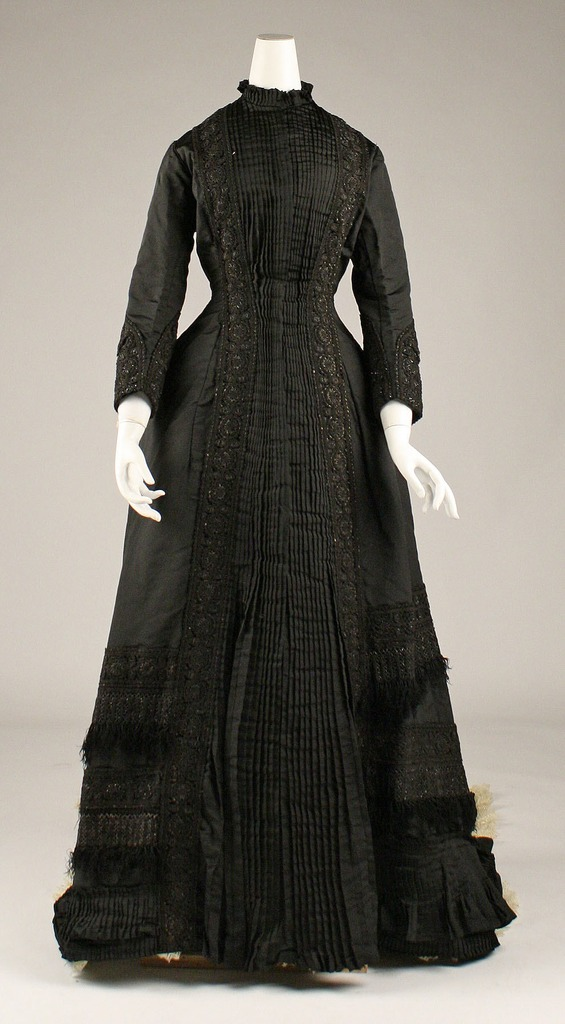
#> input picture data/images/met/met_0100017.jpg, 565 x 1024 px
$ python -i structure.py   (imports and definitions only)
#> lines starting #> are read from the running program, lines starting #| are printed output that depends on the picture
#> further down, picture is the input picture: shape (1024, 565, 3); mean B, G, R 110.8, 118.9, 123.2
"""Structure-tensor analysis used by the proposed filter."""

from __future__ import annotations

import numpy as np
from scipy.ndimage import gaussian_filter


def luminance(img: np.ndarray) -> np.ndarray:
    """Rec. 709 luminance of an RGB image in [0, 1]."""
    return (
        0.2126 * img[..., 0] + 0.7152 * img[..., 1] + 0.0722 * img[..., 2]
    ).astype(np.float32)


def structure_tensor(
    img: np.ndarray, sigma_g: float = 1.0, sigma_t: float = 4.0
) -> dict[str, np.ndarray]:
    """Return orientation, coherence and edge energy of an RGB image.

    theta is the *tangent* orientation (edge direction, radians in [0, pi)).
    coherence is (l1 - l2) / (l1 + l2) in [0, 1].
    edge_energy is l1 normalised by its 95th percentile, clipped to [0, 1].
    """
    L = luminance(img)
    gy = gaussian_filter(L, sigma=sigma_g, order=(1, 0), mode="reflect")
    gx = gaussian_filter(L, sigma=sigma_g, order=(0, 1), mode="reflect")
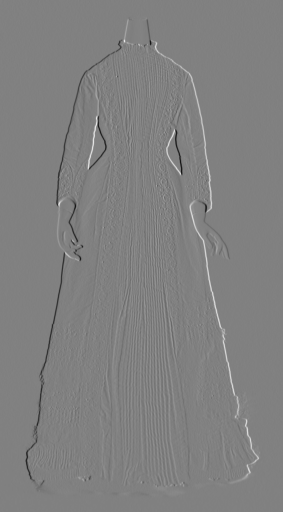
#> gx: shape (1024, 565) float32 (shown at 1/2 size); min -87.22, max 85.44, mean 0; drawn with min black and max white

    jxx = gaussian_filter(gx * gx, sigma=sigma_t, mode="reflect")
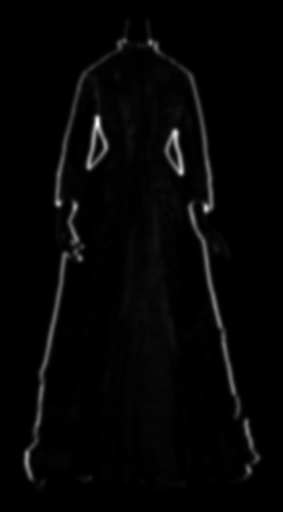
#> jxx: shape (1024, 565) float32 (shown at 1/2 size); min 0.0134, max 1742.9, mean 37; drawn with min black and max white
    jyy = gaussian_filter(gy * gy, sigma=sigma_t, mode="reflect")
    jxy = gaussian_filter(gx * gy, sigma=sigma_t, mode="reflect")
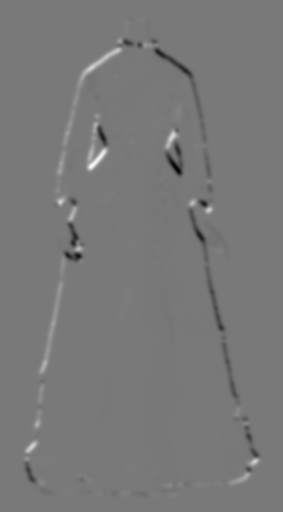
#> jxy: shape (1024, 565) float32 (shown at 1/2 size); min -527.4, max 581.5, mean -1; drawn with min black and max white

    tmp = np.sqrt(np.maximum((jxx - jyy) ** 2 + 4.0 * jxy**2, 0.0))
    l1 = 0.5 * (jxx + jyy + tmp)
    l2 = 0.5 * (jxx + jyy - tmp)
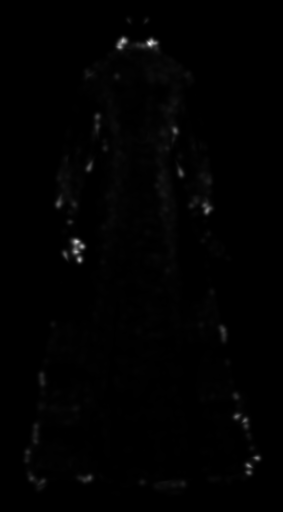
#> l2: shape (1024, 565) float32 (shown at 1/2 size); min 0.0125, max 634.6, mean 5; drawn with min black and max white
    l1 = np.maximum(l1, 0.0)
    l2 = np.maximum(l2, 0.0)

    coherence = ((l1 - l2) / (l1 + l2 + 1e-8)).astype(np.float32)
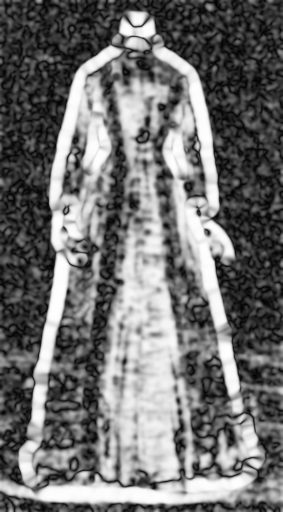
#> coherence: shape (1024, 565) float32 (shown at 1/2 size); min 0.000321, max 0.999, mean 0.442
    # Major eigenvector points across the edge; rotate to the tangent.
    theta_grad = 0.5 * np.arctan2(2.0 * jxy, jxx - jyy + 1e-12)
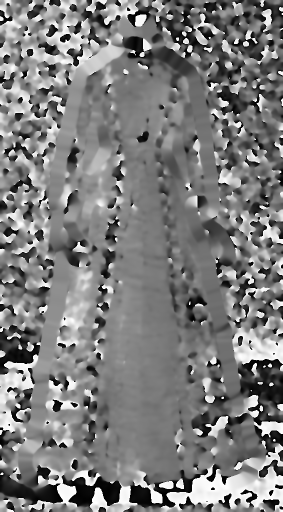
#> theta_grad: shape (1024, 565) float32 (shown at 1/2 size); min -1.57, max 1.57, mean -0.0303; drawn with min black and max white
    theta = (theta_grad + np.pi / 2.0).astype(np.float32)

    p95 = float(np.percentile(l1, 95.0)) + 1e-12
#> p95 = 287.3
    edge_energy = np.clip(l1 / p95, 0.0, 1.0).astype(np.float32)
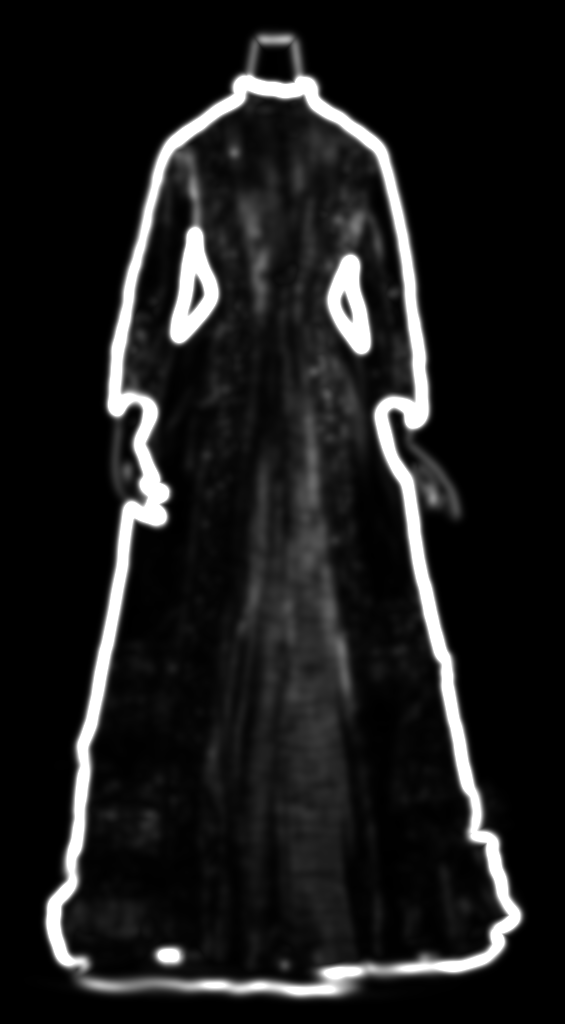
#> edge_energy: shape (1024, 565) float32; min 8.04e-05, max 1, mean 0.111
    return {
        "theta": theta,
        "coherence": coherence,
        "edge_energy": edge_energy,
        "l1": l1.astype(np.float32),
        "l2": l2.astype(np.float32),
        "luminance": L,
    }


# [6 lines left out: function orientation_weights, not called in this run]

>>> import cv2
>>> picture = cv2.imread('../../data/images/met/met_0100017.jpg')
>>> result = structure_tensor(picture)
#> result = 6 items

$ run again, on data/images/met/met_0100025.jpg
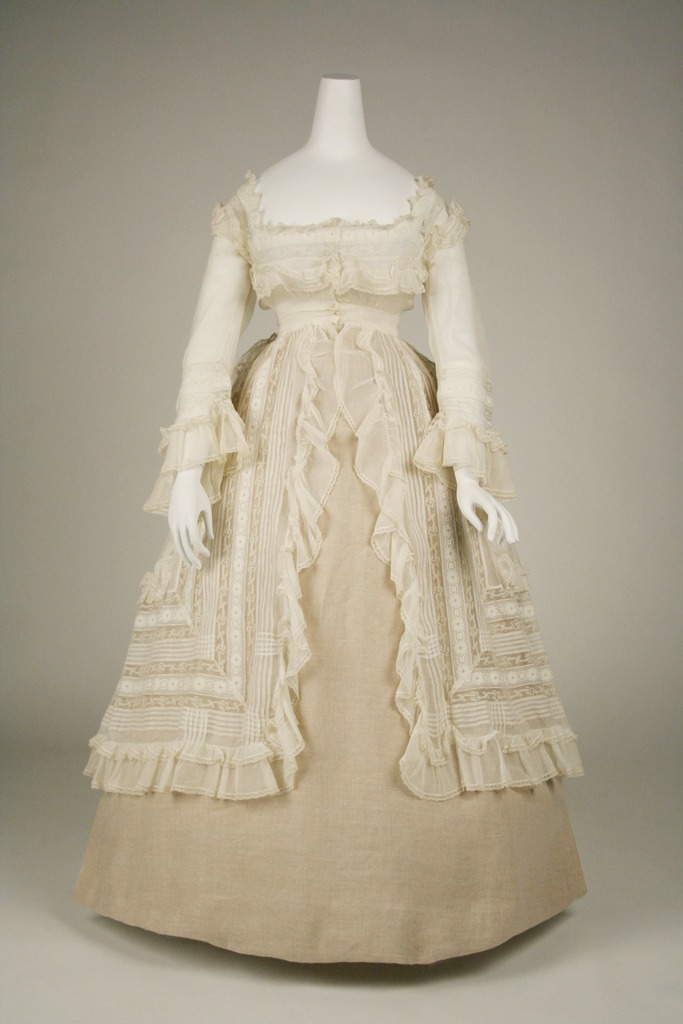
#> input picture data/images/met/met_0100025.jpg, 683 x 1024 px
#> picture is the input picture: shape (1024, 683, 3); mean B, G, R 142.9, 162.4, 171.3
#> in structure_tensor, `theta_grad = 0.5 * np.arctan2(2.0 * jxy, jxx - jyy + 1e-12)`:
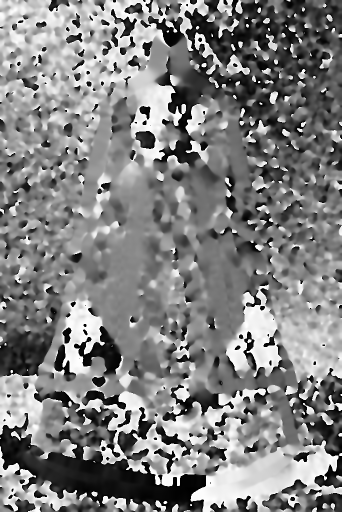
#> theta_grad: shape (1024, 683) float32 (shown at 1/2 size); min -1.57, max 1.57, mean 0.0232; drawn with min black and max white
#> p95 = 39.58
#> in structure_tensor, `edge_energy = np.clip(l1 / p95, 0.0, 1.0).astype(np.float32)`:
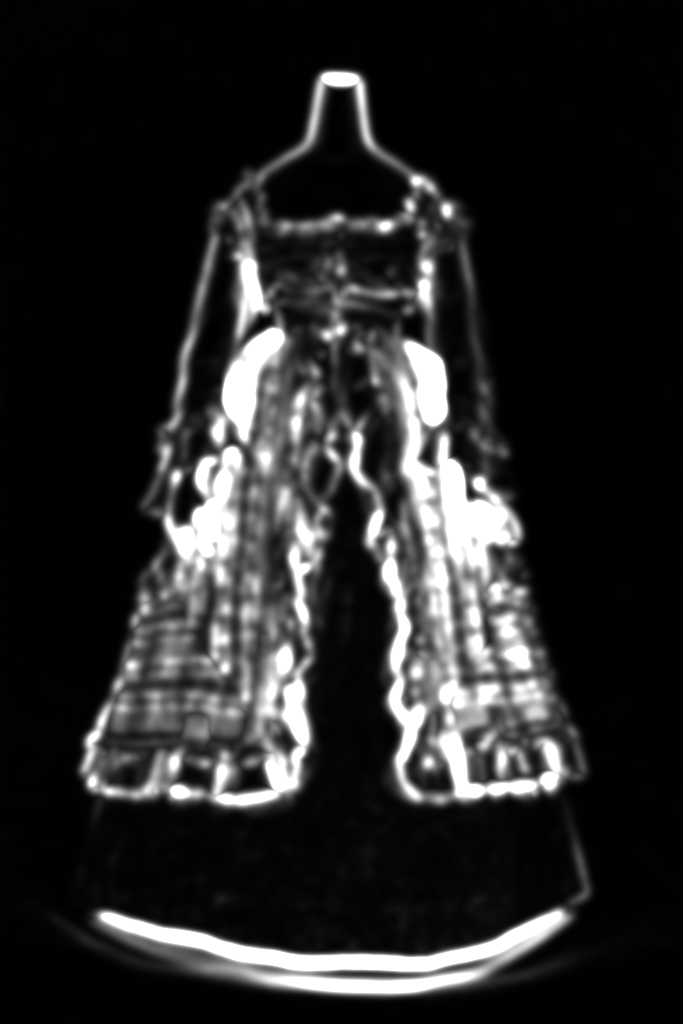
#> edge_energy: shape (1024, 683) float32; min 0.000827, max 1, mean 0.162
#> result = 6 items
